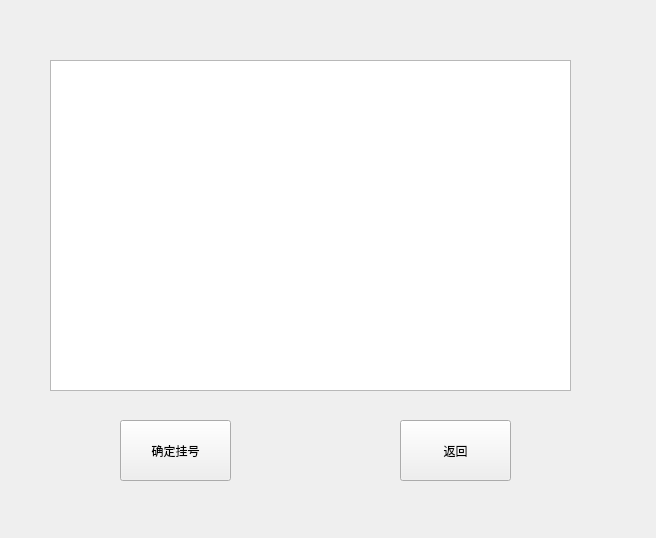
<?xml version="1.0" encoding="UTF-8"?>
<ui version="4.0">
 <class>schedulechoose</class>
 <widget class="QWidget" name="schedulechoose">
  <property name="geometry">
   <rect>
    <x>0</x>
    <y>0</y>
    <width>656</width>
    <height>538</height>
   </rect>
  </property>
  <property name="windowTitle">
   <string>Form</string>
  </property>
  <widget class="QPushButton" name="schedule_sure">
   <property name="geometry">
    <rect>
     <x>120</x>
     <y>420</y>
     <width>111</width>
     <height>61</height>
    </rect>
   </property>
   <property name="text">
    <string>确定挂号</string>
   </property>
  </widget>
  <widget class="QPushButton" name="schedule_return">
   <property name="geometry">
    <rect>
     <x>400</x>
     <y>420</y>
     <width>111</width>
     <height>61</height>
    </rect>
   </property>
   <property name="text">
    <string>返回</string>
   </property>
  </widget>
  <widget class="QTextEdit" name="schedit">
   <property name="geometry">
    <rect>
     <x>50</x>
     <y>60</y>
     <width>521</width>
     <height>331</height>
    </rect>
   </property>
  </widget>
 </widget>
 <resources/>
 <connections/>
</ui>
